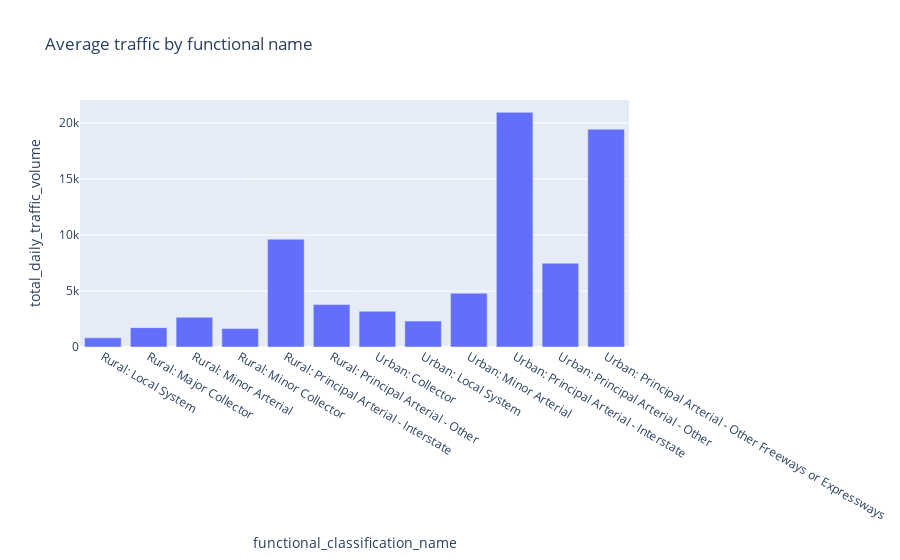

Notebook code cell kept with this figure:
### Markdown cell above
Next we will visualize how the American travel

### Code cell
functional_fig = px.bar(dot_traffic.groupby(['functional_classification_name'])['total_daily_traffic_volume'].mean().reset_index(),
              x="functional_classification_name", y="total_daily_traffic_volume", 
              title='Average traffic by functional name')
functional_fig.show()

### Figure 1 — Plotly figure (JSON) as saved in the notebook; plotly's stock layout.template omitted (floating-point values rounded to 4 significant figures)
{"data": [{"alignmentgroup": "True", "hovertemplate": "functional_classification_name=%{x}<br>total_daily_traffic_volume=%{y}<extra></extra>", "legendgroup": "", "marker": {"color": "#636efa"}, "name": "", "offsetgroup": "", "orientation": "v", "showlegend": false, "textposition": "auto", "type": "bar", "x": ["Rural: Local System", "Rural: Major Collector", "Rural: Minor Arterial", "Rural: Minor Collector", "Rural: Principal Arterial - Interstate", "Rural: Principal Arterial - Other", "Urban: Collector", "Urban: Local System", "Urban: Minor Arterial", "Urban: Principal Arterial - Interstate", "Urban: Principal Arterial - Other", "Urban: Principal Arterial - Other Freeways or Expressways"], "xaxis": "x", "y": [816.7, 1729.0, 2650.0, 1646.0, 9625.0, 3788.0, 3192.0, 2312.0, 4795.0, 20950.0, 7477.0, 19440.0], "yaxis": "y"}], "layout": {"barmode": "relative", "legend": {"tracegroupgap": 0}, "title": {"text": "Average traffic by functional name"}, "xaxis": {"anchor": "y", "domain": [0, 1], "title": {"text": "functional_classification_name"}}, "yaxis": {"anchor": "x", "domain": [0, 1], "title": {"text": "total_daily_traffic_volume"}}}}
